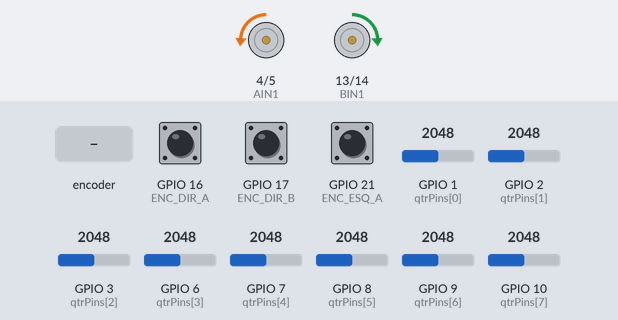
This sketch was run on a simulated ESP32-S3. Parts: motor-driver pin pairs drawn as motors (green arrow = first pin HIGH = forward, orange = second pin HIGH = backward, longer = more drive, scaled by the enable pin). Inputs (shaded band) come from the test bench; at power-on: GPIO 1 (qtrPins[0]) = 2048, GPIO 7 (qtrPins[4]) = 2048, GPIO 9 (qtrPins[6]) = 2048, GPIO 2 (qtrPins[1]) = 2048, GPIO 3 (qtrPins[2]) = 2048, GPIO 6 (qtrPins[3]) = 2048, GPIO 8 (qtrPins[5]) = 2048, GPIO 10 (qtrPins[7]) = 2048, GPIO 16 (ENC_DIR_A) HIGH, GPIO 17 (ENC_DIR_B) HIGH, GPIO 21 (ENC_ESQ_A) HIGH (analog values on the 0–4095 scale).

Above: at 1.2 s.
1.3 s: rotary encoder on GPIO 16 (ENC_DIR_A) / GPIO 17 (ENC_DIR_B) turned 3 steps (first pin leading)
At 1.56 s:
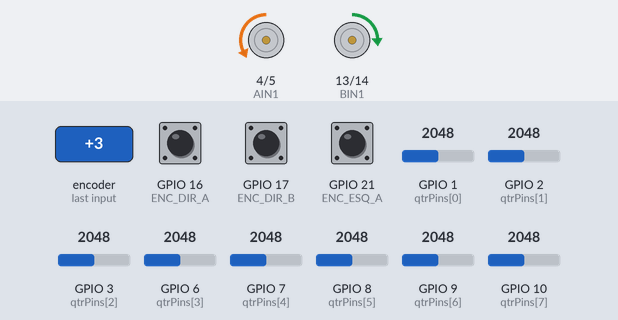
3.4 s: GPIO 1 (qtrPins[0]) set to 2866
At 4.4 s:
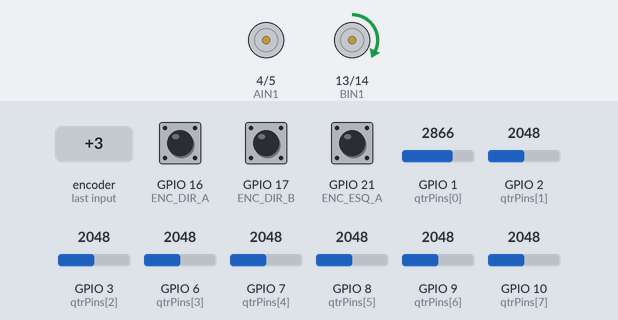
4.9 s: GPIO 7 (qtrPins[4]) set to 2866
At 5.7 s:
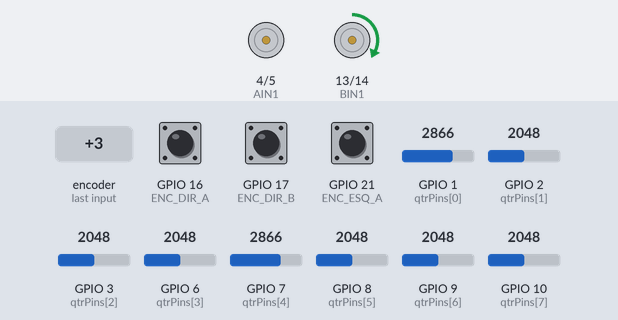
6.4 s: rotary encoder on GPIO 16 (ENC_DIR_A) / GPIO 17 (ENC_DIR_B) turned 1 step (first pin leading)
At 7.7 s:
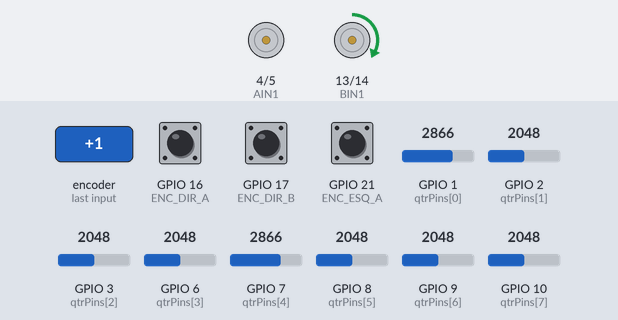
8.1 s: GPIO 9 (qtrPins[6]) set to 2866
At 9.3 s:
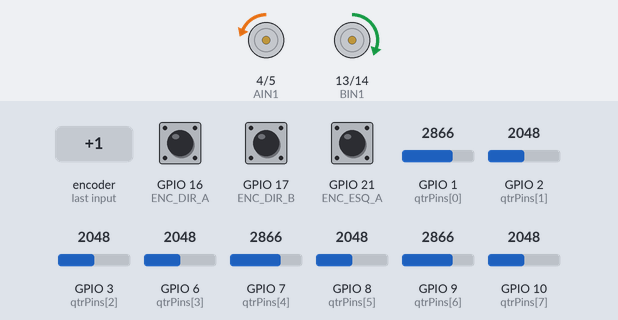
9.6 s: rotary encoder on GPIO 16 (ENC_DIR_A) / GPIO 17 (ENC_DIR_B) turned 2 steps (second pin leading)
Timing chart, 0 to 12.5 s (numbered marks = the images above; inputs shaded):
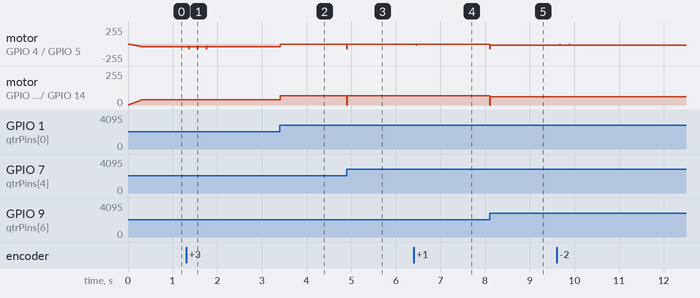

The sketch:

07-maze-hibrido-fix-direcao.ino.ino
```cpp
/*
========================================================
  07-maze-direita-celula-estavel.ino
  Maze básico – sempre direita
  Estrutura por célula (robusto para entre-eixos largo)
========================================================
*/

#include <Arduino.h>

// ===================== MOTORES =========================

#define AIN1 4
#define AIN2 5
#define PWMA 12
#define BIN1 13
#define BIN2 14
#define PWMB 15

#define PWM_FREQ 20000
#define PWM_RES 8
#define PWM_LIMIT 70

// ===================== ENCODERS ========================

#define ENC_DIR_A 16
#define ENC_DIR_B 17
#define ENC_ESQ_A 21
#define ENC_ESQ_B 42

volatile long contadorDir = 0;
volatile long contadorEsq = 0;

// ===================== QTR =============================

const int qtrPins[8] = {1,2,3,6,7,8,9,10};
#define CENTER_POSITION 3500

float Kp_line = 0.8;
float Kd_line = 6.0;
float lastLineError = 0;

// ===================== VELOCIDADE ======================

float Kp_vel = 0.4;
float Ki_vel = 0.002;
float Kd_vel = 0.03;

float integralDir = 0, integralEsq = 0;
float lastErroDir = 0, lastErroEsq = 0;

long lastDir = 0, lastEsq = 0;

const int SPEED_BASE = 28;
const int SPEED_ROT = 25;
const int accelStep = 1;

// ===================== GEOMETRIA =======================

#define PULSOS_90 310
#define AVANCO_CENTRO 150   // ajustar entre 120–200

// ===================== CONTROLO ========================

int baseSpeedTarget = 0;
int baseSpeedCurrent = 0;
int correction = 0;

// ===================== ESTADOS =========================

enum EstadoMaze {
  SEGUIR_LINHA,
  AVANCAR_CENTRO,
  TRAVAR,
  RODAR_DIREITA
};

EstadoMaze estadoAtual = SEGUIR_LINHA;

// ===================== ISR =============================

void IRAM_ATTR encoderDir_ISR() {
  if (digitalRead(ENC_DIR_B)) contadorDir++;
  else contadorDir--;
}

void IRAM_ATTR encoderEsq_ISR() {
  if (digitalRead(ENC_ESQ_B)) contadorEsq--;
  else contadorEsq++;
}

// ===================== UTIL ============================

void resetEncoders() {
  contadorDir = 0;
  contadorEsq = 0;
  lastDir = 0;
  lastEsq = 0;
  integralDir = 0;
  integralEsq = 0;
}

void definirFrente() {
  digitalWrite(AIN1, LOW);
  digitalWrite(AIN2, HIGH);
  digitalWrite(BIN1, HIGH);
  digitalWrite(BIN2, LOW);
}

void definirRotacaoDireita() {
  digitalWrite(AIN1, LOW);
  digitalWrite(AIN2, HIGH);
  digitalWrite(BIN1, LOW);
  digitalWrite(BIN2, HIGH);
}

// ===================== QTR =============================

float readLinePosition() {

  long weightedSum = 0;
  long total = 0;

  for(int i=0;i<8;i++) {
    int raw = analogRead(qtrPins[i]);

    // Branco ~600
    // Preto ~3200–4095
    int value = map(raw, 600, 4095, 0, 1000);
    value = constrain(value, 0, 1000);

    weightedSum += (long)value * (i * 1000);
    total += value;
  }

  if(total < 100)
    return CENTER_POSITION;

  return (float)weightedSum / total;
}

bool detectarCruzamento() {
  int ativos = 0;

  for(int i=0;i<8;i++) {
    if(analogRead(qtrPins[i]) > 3000)
      ativos++;
  }

  return (ativos >= 7);  // mais restritivo
}

// ===================== PID VELOCIDADE ==================

int calcularPID(float target, float vel,
                float &integral, float &lastErro) {

  float erro = target - vel;
  integral += erro;
  integral = constrain(integral, -100, 100);

  float deriv = erro - lastErro;
  lastErro = erro;

  return Kp_vel*erro + Ki_vel*integral + Kd_vel*deriv;
}

void calcularVelocidade(float &velDir, float &velEsq) {
  long deltaDir = contadorDir - lastDir;
  long deltaEsq = contadorEsq - lastEsq;
  lastDir = contadorDir;
  lastEsq = contadorEsq;
  velDir = deltaDir * 100.0;
  velEsq = deltaEsq * 100.0;
}

// ===================== MOTORES =========================

void updateRamp() {
  if (baseSpeedCurrent < baseSpeedTarget)
    baseSpeedCurrent += accelStep;
  else if (baseSpeedCurrent > baseSpeedTarget)
    baseSpeedCurrent -= accelStep;
}

void applyMotorOutput() {

  float velDir, velEsq;
  calcularVelocidade(velDir, velEsq);

  int ajusteDir = calcularPID(baseSpeedCurrent, velDir,
                              integralDir, lastErroDir);

  int ajusteEsq = calcularPID(baseSpeedCurrent, velEsq,
                              integralEsq, lastErroEsq);

  int pwmDir = constrain(baseSpeedCurrent - correction + ajusteDir, 0, PWM_LIMIT);
  int pwmEsq = constrain(baseSpeedCurrent + correction + ajusteEsq, 0, PWM_LIMIT);

  ledcWrite(PWMA, pwmDir);
  ledcWrite(PWMB, pwmEsq);
}

// ===================== CONTROL LOOP ====================

void controlUpdate() {

  switch (estadoAtual) {

    case SEGUIR_LINHA: {

      definirFrente();

      float pos = readLinePosition();
      float error = pos - CENTER_POSITION;

      float deriv = error - lastLineError;
      lastLineError = error;

      correction = -(Kp_line * error + Kd_line * deriv);
      correction = constrain(correction, -60, 60);

      baseSpeedTarget = SPEED_BASE;

      if (detectarCruzamento()) {
        resetEncoders();
        estadoAtual = AVANCAR_CENTRO;
      }

      break;
    }

    case AVANCAR_CENTRO:

      definirFrente();
      correction = 0;
      baseSpeedTarget = SPEED_BASE;

      if (abs(contadorDir) >= AVANCO_CENTRO) {
        estadoAtual = TRAVAR;
      }

      break;

    case TRAVAR:

      baseSpeedTarget = 0;

      if (abs(baseSpeedCurrent) < 2) {
        resetEncoders();
        estadoAtual = RODAR_DIREITA;
      }

      break;

    case RODAR_DIREITA:

      definirRotacaoDireita();
      correction = 0;
      baseSpeedTarget = SPEED_ROT;

      if (abs(contadorDir) >= PULSOS_90) {
        resetEncoders();
        estadoAtual = SEGUIR_LINHA;
      }

      break;
  }

  updateRamp();
  applyMotorOutput();
}

// ===================== SETUP ===========================

unsigned long lastUpdate = 0;
const unsigned long CONTROL_INTERVAL = 10;

void setup() {

  Serial.begin(115200);

  pinMode(AIN1, OUTPUT);
  pinMode(AIN2, OUTPUT);
  pinMode(BIN1, OUTPUT);
  pinMode(BIN2, OUTPUT);

  ledcAttach(PWMA, PWM_FREQ, PWM_RES);
  ledcAttach(PWMB, PWM_FREQ, PWM_RES);

  analogReadResolution(12);

  for(int i=0;i<8;i++)
    pinMode(qtrPins[i], INPUT);

  pinMode(ENC_DIR_A, INPUT_PULLUP);
  pinMode(ENC_DIR_B, INPUT_PULLUP);
  pinMode(ENC_ESQ_A, INPUT_PULLUP);
  pinMode(ENC_ESQ_B, INPUT_PULLUP);

  attachInterrupt(digitalPinToInterrupt(ENC_DIR_A), encoderDir_ISR, RISING);
  attachInterrupt(digitalPinToInterrupt(ENC_ESQ_A), encoderEsq_ISR, RISING);

  resetEncoders();
}

// ===================== LOOP ============================

void loop() {
  if (millis() - lastUpdate >= CONTROL_INTERVAL) {
    lastUpdate = millis();
    controlUpdate();
  }
}
```

Measured:
- after the input at 1.3 s, motor on GPIO 4 (AIN1) / GPIO 5 (AIN2): backward 39/255 → backward 70/255 after 0.06 s, then repeats every 0.20 s: backward 36/255 0.01 s, backward 39/255 0.17 s, backward 70/255 0.01 s, until it stays backward 39/255 from 1.8 s
- after the input at 3.4 s, motor on GPIO 4 (AIN1) / GPIO 5 (AIN2): backward 39/255 → stopped at once; motor on GPIO 13 (BIN1) / GPIO 14 (BIN2): forward 39/255 → forward 70/255 at once
- after the input at 4.9 s, motor on GPIO 4 (AIN1) / GPIO 5 (AIN2): stopped → backward 70/255 at once, → stopped 0.01 s later; motor on GPIO 13 (BIN1) / GPIO 14 (BIN2): forward 70/255 → stopped at once, → forward 70/255 0.01 s later
- after the input at 6.4 s, motor on GPIO 4 (AIN1) / GPIO 5 (AIN2): stopped → backward 22/255 after 0.06 s, → stopped 0.01 s later
- after the input at 8.1 s, motor on GPIO 4 (AIN1) / GPIO 5 (AIN2): stopped → backward 16/255 at once; motor on GPIO 13 (BIN1) / GPIO 14 (BIN2): forward 70/255 → forward 62/255 at once
